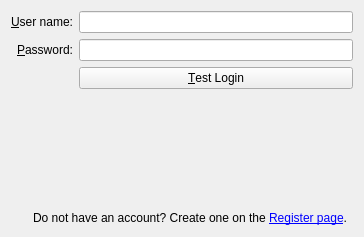
<?xml version="1.0" encoding="UTF-8"?>
<ui version="4.0">
 <class>ProviderSettingsWidget</class>
 <widget class="QWidget" name="ProviderSettingsWidget">
  <property name="geometry">
   <rect>
    <x>0</x>
    <y>0</y>
    <width>364</width>
    <height>237</height>
   </rect>
  </property>
  <property name="windowTitle">
   <string/>
  </property>
  <layout class="QVBoxLayout" name="verticalLayout">
   <item>
    <layout class="QGridLayout" name="gridLayout">
     <item row="2" column="0">
      <widget class="QLabel" name="label">
       <property name="text">
        <string>&amp;User name:</string>
       </property>
       <property name="alignment">
        <set>Qt::AlignRight|Qt::AlignTrailing|Qt::AlignVCenter</set>
       </property>
       <property name="buddy">
        <cstring>userEdit</cstring>
       </property>
      </widget>
     </item>
     <item row="2" column="1">
      <widget class="KLineEdit" name="userEdit"/>
     </item>
     <item row="3" column="0">
      <widget class="QLabel" name="label_3">
       <property name="text">
        <string>&amp;Password:</string>
       </property>
       <property name="alignment">
        <set>Qt::AlignRight|Qt::AlignTrailing|Qt::AlignVCenter</set>
       </property>
       <property name="buddy">
        <cstring>passwordEdit</cstring>
       </property>
      </widget>
     </item>
     <item row="3" column="1">
      <widget class="KLineEdit" name="passwordEdit">
       <property name="echoMode">
        <enum>QLineEdit::Password</enum>
       </property>
      </widget>
     </item>
     <item row="4" column="1">
      <widget class="QPushButton" name="testLoginButton">
       <property name="text">
        <string>&amp;Test Login</string>
       </property>
      </widget>
     </item>
    </layout>
   </item>
   <item>
    <spacer name="verticalSpacer">
     <property name="orientation">
      <enum>Qt::Vertical</enum>
     </property>
     <property name="sizeHint" stdset="0">
      <size>
       <width>20</width>
       <height>87</height>
      </size>
     </property>
    </spacer>
   </item>
   <item>
    <layout class="QHBoxLayout" name="horizontalLayout">
     <item>
      <widget class="QLabel" name="iconLabel">
       <property name="sizePolicy">
        <sizepolicy hsizetype="Maximum" vsizetype="Preferred">
         <horstretch>0</horstretch>
         <verstretch>0</verstretch>
        </sizepolicy>
       </property>
       <property name="minimumSize">
        <size>
         <width>16</width>
         <height>16</height>
        </size>
       </property>
       <property name="alignment">
        <set>Qt::AlignHCenter|Qt::AlignTop</set>
       </property>
      </widget>
     </item>
     <item>
      <widget class="QLabel" name="infoLabel">
       <property name="text">
        <string>Do not have an account? Create one on the &lt;a href=&quot;register&quot;&gt;Register page&lt;/a&gt;.</string>
       </property>
       <property name="wordWrap">
        <bool>true</bool>
       </property>
      </widget>
     </item>
    </layout>
   </item>
  </layout>
 </widget>
 <customwidgets>
  <customwidget>
   <class>KLineEdit</class>
   <extends>QLineEdit</extends>
   <header>klineedit.h</header>
  </customwidget>
 </customwidgets>
 <resources/>
 <connections/>
</ui>
